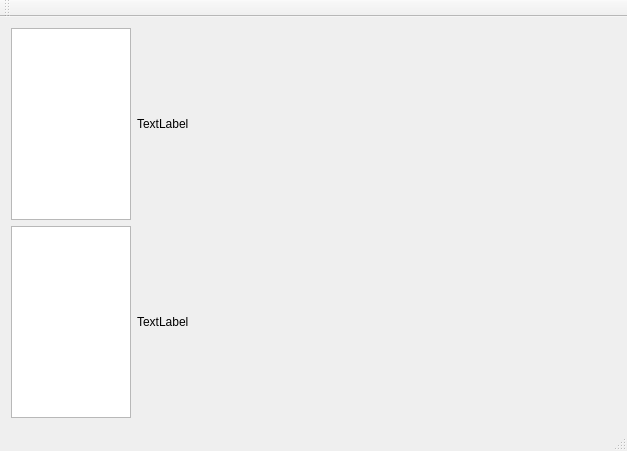
<?xml version="1.0" encoding="UTF-8"?>
<ui version="4.0">
 <class>MainWindow</class>
 <widget class="QMainWindow" name="MainWindow">
  <property name="geometry">
   <rect>
    <x>0</x>
    <y>0</y>
    <width>627</width>
    <height>451</height>
   </rect>
  </property>
  <property name="windowTitle">
   <string>MainWindow</string>
  </property>
  <widget class="QWidget" name="centralWidget">
   <layout class="QHBoxLayout" name="horizontalLayout_2">
    <item>
     <layout class="QVBoxLayout" name="verticalLayout">
      <item>
       <layout class="QHBoxLayout" name="horizontalLayout" stretch="1,4">
        <item>
         <widget class="QListWidget" name="list"/>
        </item>
        <item>
         <layout class="QVBoxLayout" name="verticalLayout_2">
          <item>
           <widget class="QLabel" name="label">
            <property name="text">
             <string>TextLabel</string>
            </property>
           </widget>
          </item>
         </layout>
        </item>
       </layout>
      </item>
      <item>
       <layout class="QHBoxLayout" name="horizontalLayout_3" stretch="1,4">
        <item>
         <widget class="QListWidget" name="list2"/>
        </item>
        <item>
         <widget class="QLabel" name="label2">
          <property name="text">
           <string>TextLabel</string>
          </property>
         </widget>
        </item>
       </layout>
      </item>
     </layout>
    </item>
   </layout>
  </widget>
  <widget class="QMenuBar" name="menuBar">
   <property name="geometry">
    <rect>
     <x>0</x>
     <y>0</y>
     <width>627</width>
     <height>20</height>
    </rect>
   </property>
  </widget>
  <widget class="QToolBar" name="mainToolBar">
   <attribute name="toolBarArea">
    <enum>TopToolBarArea</enum>
   </attribute>
   <attribute name="toolBarBreak">
    <bool>false</bool>
   </attribute>
  </widget>
  <widget class="QStatusBar" name="statusBar"/>
 </widget>
 <layoutdefault spacing="6" margin="11"/>
 <resources/>
 <connections/>
</ui>
